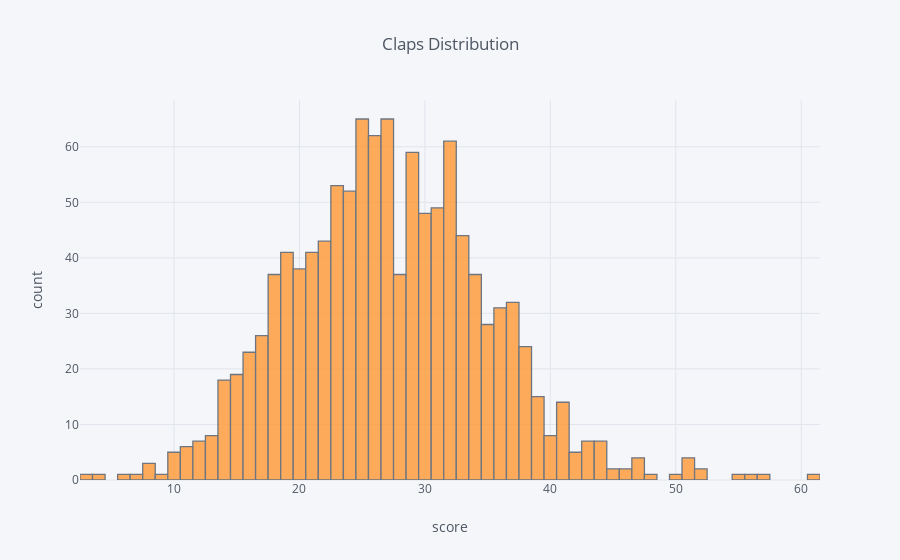

Here is the notebook cell this chart was saved with:
### Markdown cell above
## Histogram
Simply use one variable to plot a histogram plot. Using 'xTitle', 'yTitle' and 'title' to add what you want.

### Code cell
df['PTS'].iplot(kind='hist', #histogram plot
                xTitle='score',
                yTitle='count',
                title='Claps Distribution')

### Figure 1 — Plotly figure (JSON) as saved in the notebook; plotly's stock layout.template omitted (floating-point values rounded to 4 significant figures; data arrays with more than 128 entries replaced by an {"elided": "..."} marker saying what was removed)
{"data": [{"histfunc": "count", "histnorm": "", "marker": {"color": "rgba(255, 153, 51, 1.0)", "line": {"color": "#4D5663", "width": 1.3}}, "name": "PTS", "opacity": 0.8, "orientation": "v", "type": "histogram", "uid": "4b01b27d-fe2c-40ab-895a-718d8cb0a7dc", "x": {"elided": "1143 int values"}}], "layout": {"barmode": "overlay", "legend": {"bgcolor": "#F5F6F9", "font": {"color": "#4D5663"}}, "paper_bgcolor": "#F5F6F9", "plot_bgcolor": "#F5F6F9", "title": {"font": {"color": "#4D5663"}, "text": "Claps Distribution"}, "xaxis": {"gridcolor": "#E1E5ED", "showgrid": true, "tickfont": {"color": "#4D5663"}, "title": {"font": {"color": "#4D5663"}, "text": "score"}, "zerolinecolor": "#E1E5ED"}, "yaxis": {"gridcolor": "#E1E5ED", "showgrid": true, "tickfont": {"color": "#4D5663"}, "title": {"font": {"color": "#4D5663"}, "text": "count"}, "zerolinecolor": "#E1E5ED"}}}
